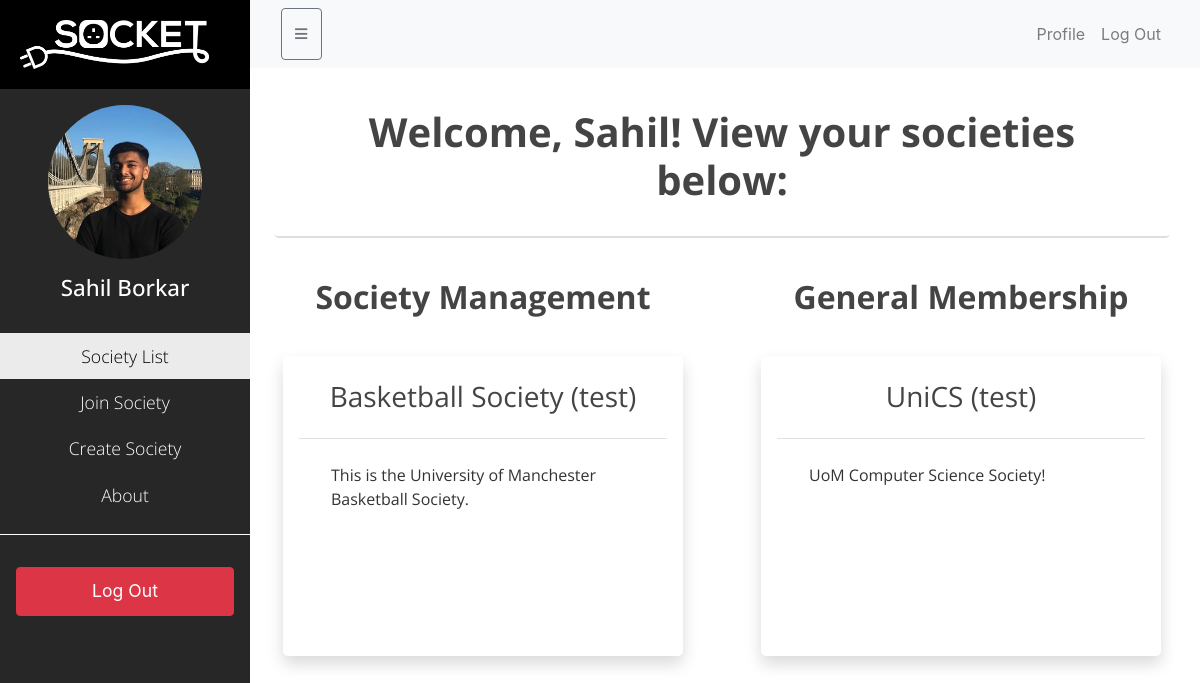
The app's page /soclist (signed in), older data.
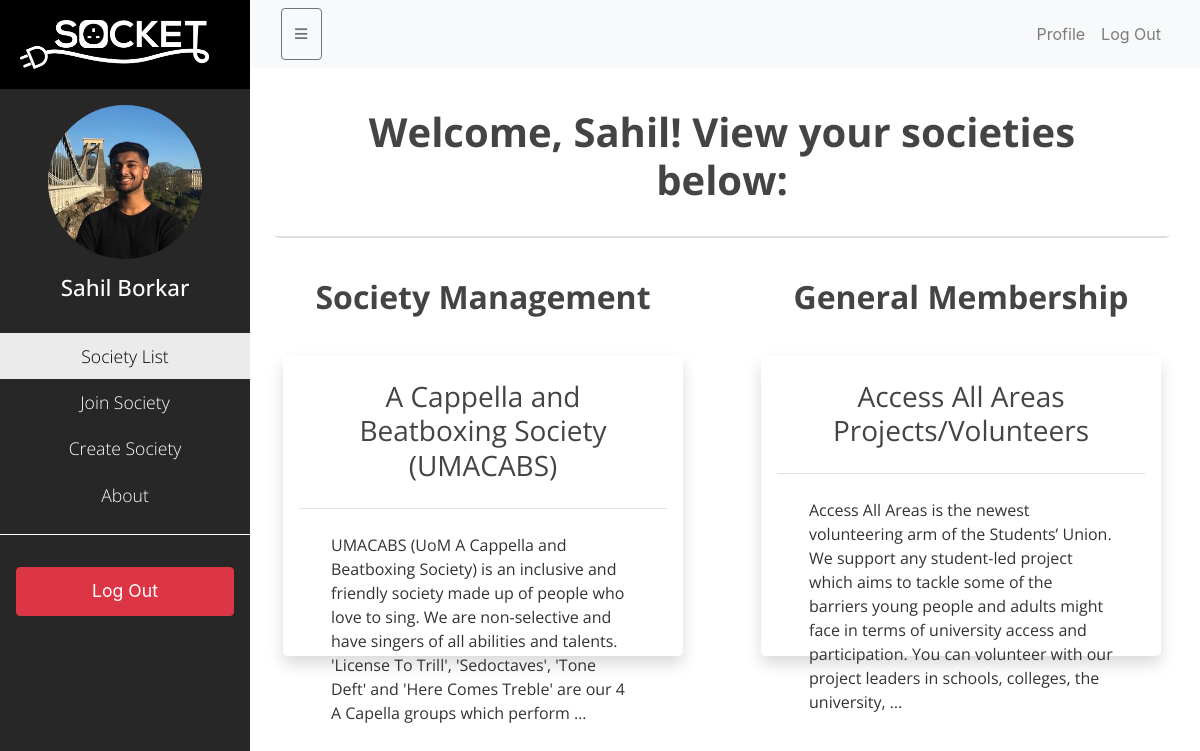
The same page, newer data.
### societies/models.py (models this page shows, shortened)
class SocietyMembership(models.Model):
    member = models.ForeignKey(User, related_name='society_membership', on_delete=models.CASCADE)
    society = models.ForeignKey('Society', related_name='society_membership', on_delete=models.CASCADE)
    is_leader = models.BooleanField(default=False)

class Society(models.Model):
    name = models.CharField(max_length = 200, unique=False)
    description = models.TextField()
    members = models.ManyToManyField(
        User,
        verbose_name=("Members"),
        related_name='societies',
        through='SocietyMembership'
    )
    def __str__(self):
        return f"{self.name}"

### blog/views.py (the view)
# urls.py: path('soclist', views.soclist, name='blog-soclist'),
@login_required
def soclist(request):
    current_user = request.user
    leader_memberships = SocietyMembership.objects.filter(member=current_user, is_leader=True)
    normal_memberships = SocietyMembership.objects.filter(member=current_user, is_leader=False)
    context = {
        'societies':current_user.societies.all(),
        'leader_memberships': leader_memberships,
        'normal_memberships': normal_memberships
    }
    return render(request, 'blog/soclist.html', context)

### blog/templates/blog/soclist.html
{% extends "blog/base.html" %}
{% block content %}
    <div class="row" style="width:100%;">
        <div class="col-xs-12 col-sm-12 col-md-12 col-lg-12">
            <div class="my-3 px-3 rounded-lg" style="border-bottom: 2px solid #ddd;">
                <h1> Welcome, {{user.first_name}}! View your societies below: </h1>
            </div>
        </div>
    <div>
    <div class="row">
        <div class="col-xs-6 col-sm-6 col-md-6 col-lg-6">
            <div class="mx-4">
            <h1 style="font-size:2em;"> Society Management </h1>
            {% for membership in leader_memberships %}
                    <div class="my-3 px-3 rounded-lg shadow div-hover soclist">
                        <h3 class="border-bottom border-gray mb-0"><a class="container-title" href="{% url 'blog-sochome' oid=membership.society.id %}?society={{membership.society}}">{{ membership.society.name }}</a></h3>
                        <p class="container-content">{{ membership.society.description|truncatewords:50 }}</p>
                    </div>
            {% empty %}
                    <div class="my-3 px-3 rounded-lg shadow div-hover" style="height:200px;">
                        <h3 class="border-bottom border-gray mb-0">No societies under your management.</h3>
                        <p class="container-content">You are not a leader of any societies yet. Go ahead and create one! Or, you know, get promoted.</p>
                    </div>
            {% endfor %}
            </div>
    </div>
        <div class="col-xs-6 col-sm-6 col-md-6 col-lg-6">
            <div class="mx-4">
                <h1 style="font-size:2em;"> General Membership </h1>
                {% for membership in normal_memberships %}
                    <div class="my-3 px-3 rounded-lg shadow div-hover soclist">
                        <h3 class="border-bottom border-gray mb-0"><a class="container-title" href="{% url 'blog-sochome' oid=membership.society.id %}?society={{membership.society}}">{{ membership.society.name }}</a></h3>
                        <p class="container-content">{{ membership.society.description|truncatewords:50 }}</p>
                    </div>
                {% empty %}
                    <div class="my-3 px-3 rounded-lg shadow div-hover" style="height:200px;">
                        <h3 class="border-bottom border-gray mb-0">No societies found.</h3>
                        <p class="container-content">You are not a part of any societies yet. Go ahead and create/join one!</p>
                    </div>
                {% endfor %}
            </div>
        </div>
    </div>
{% endblock content %}

Row changes from the older to the newer data that the page shows:
removed SocietyMembership: society.name "Basketball Society (test)", society.description "This is the University of Manchester Basketball Society.", shown under "Society Management"
removed SocietyMembership: society.name "UniCS (test)", society.description "UoM Computer Science Society!", shown under "General Membership"
added SocietyMembership: society.name "A Cappella and Beatboxing Society (UMACABS)", society.description "UMACABS (UoM A Cappella and Beatboxing Society) is an inclusive and friendly society made up of people who love to sing. We are non-selective and have singers of all abilities and talents. 'License To Trill', 'Sedoctaves', 'Tone Deft' and 'Here Comes Treble' are our 4 A Capella groups which perform …", shown under "Society Management"
added SocietyMembership: society.name "Access All Areas Projects/Volunteers", society.description "Access All Areas is the newest volunteering arm of the Students’ Union. We support any student-led project which aims to tackle some of the barriers young people and adults might face in terms of university access and participation. You can volunteer with our project leaders in schools, colleges, the university, …", shown under "General Membership"
